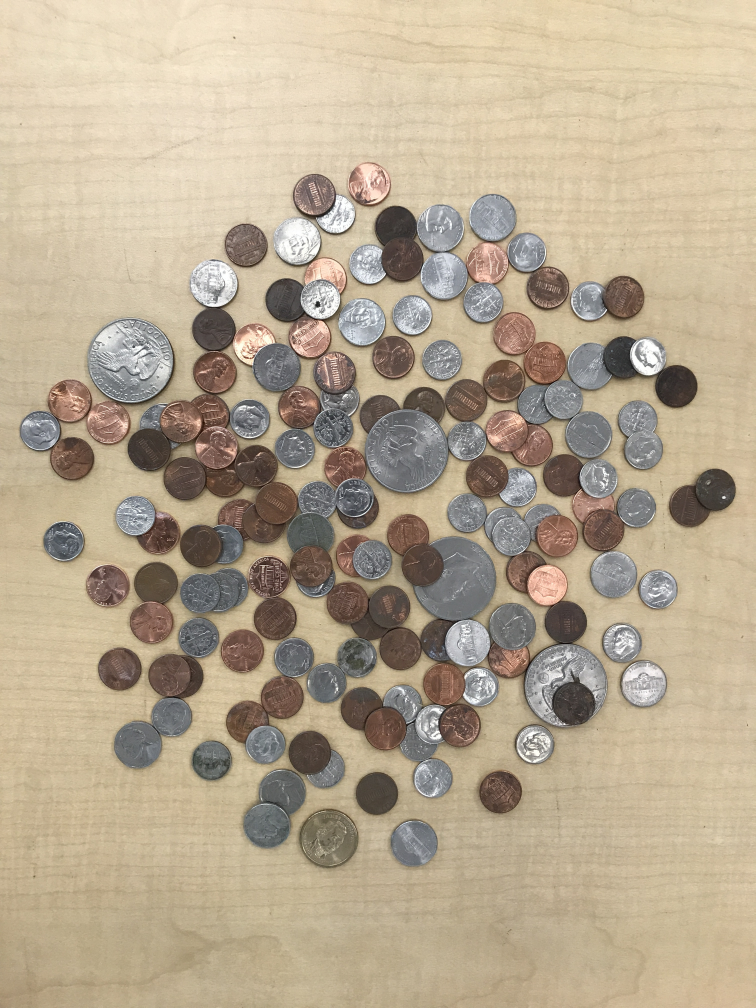
//> input picture Lab 6/Part 3/coinsHardest.jpg, 3024 x 4032 px (shown at 1/4 size)
$ ./l071_hard '../Lab 6/Part 3/coinsHardest.jpg'   (built with g++ and OpenCV 4)
//> lines starting //> are read from the running program, lines starting //| are printed output that depends on the picture; after the words box and inside, x2 and y2 are one past the last pixel; in counts of white or black regions, pixels touching at a corner belong together

#include <iostream>
#include <string>
#include <fstream>
#include <time.h>
#include <cstdlib>
#include <vector>
#include <iomanip>
#include <cmath>
#include <limits>
#include <sstream>
#include <float.h>
#include <list>
#include <algorithm>
#include <chrono>
#include <unordered_map>
#include <iterator>
#include <stack>
#include <unordered_set>
#include <opencv2/highgui/highgui.hpp>
#include <opencv2/imgproc/imgproc.hpp>
#include <opencv2/photo.hpp>

using namespace std;
using namespace cv;

// #include <numbers>

#define _USE_MATH_DEFINES

using namespace std::chrono;
using namespace std;

const int PRECISION = 23;
const double ERROR = 1e-7;
int CIRCLE_RADIUS = 180;
// typedef std::numeric_limits< double > dbl;
// ofstream results;

typedef std::numeric_limits<double> dbl;

/**/
void cannyEdge(Mat& image, Mat& output, int low, int high,bool ishard) {
    //applies the canny edge detector to the grayscale coins image
    //returns the output array
    Mat blurredimage;
    //erode(image, image, getStructuringElement(MORPH_ELLIPSE, Size(4,4)),Point(-1,-1),4);
    //dilate(image, image, getStructuringElement(MORPH_ELLIPSE, Size(4, 4)), Point(-1,-1),4);
    //GaussianBlur(image, image, Size(3, 3), 1);
    //stackBlur(image, image,3);

    //bilateralFilter(image, blurredimage, 5, 20, 20);
    if (!ishard) {

        image.convertTo(image, -1, 1.2);
        Canny(image, output, low, high);
    }
    else {
        //dilate(image, image, getStructuringElement(MORPH_ELLIPSE, Size(3, 3)), Point(-1, -1), 5);
        //erode(image, image, getStructuringElement(MORPH_CROSS, Size(4, 4)), Point(-1, -1), 5);


        //threshold(image, blurredimage, 0, 255, THRESH_BINARY | THRESH_OTSU);
        //namedWindow("Otsu", WINDOW_NORMAL);
        //imshow("Otsu", blurredimage);
        Mat dst;
        //equalizeHist(image, image);
        //blur(image, image, Size(5, 5));
        //Canny(image, dst, low, high);
        //fastNlMeansDenoising(image, image, 5.0);
        GaussianBlur(image, image, Size(5, 5), 1.4);
        //dilate(image, image, getStructuringElement(MORPH_ELLIPSE, Size(5, 5)), Point(-1, -1), 3);
        //erode(image, image, getStructuringElement(MORPH_CROSS, Size(2, 2)), Point(-1, -1), 3);
        //blur(image, image, Size(12, 12));
        //image.convertTo(image, -1, 1.8,-50);
        //image.convertTo(image, -1, 1.5);
        Canny(image, output, low, high);
        //cvtColor(output,)

    }
    //imwrite("blurred.jpg", blurredimage);

}
void findCircles(Mat& grayImage, vector<Vec3f>& circles, double highThreshold, double minRad, double maxRad, double thresholdCount, double minDist,bool ishard) {
    /*Mat blurredimage;
    bilateralFilter(grayImage, blurredimage, 5, 20, 20);
    blur(blurredimage, blurredimage, Size(3, 3));*/
    if (!ishard) {
        HoughCircles(grayImage, circles, HOUGH_GRADIENT, 1, minDist, highThreshold, thresholdCount, minRad, maxRad);
    }
    else {
        vector<Vec3f> candidates;
        HoughCircles(grayImage, candidates, HOUGH_GRADIENT_ALT, 1.5, 25, 300, 0.6, 75, 180);
        //go thru circles and elimiminate circles that have the same center and small circles that fall too close to the big circles
        for (size_t i = 0; i < candidates.size(); i++) {
            int c1x = cvRound(candidates[i][0]);
            int c1y = cvRound(candidates[i][1]);
            int r1 = cvRound(candidates[i][2]);
            int maxrad = r1;
            for (size_t j = 0; j < candidates.size(); j++) {
                int c2x = cvRound(candidates[j][0]);
                int c2y = cvRound(candidates[j][1]);
                int r2 = cvRound(candidates[j][2]);
                int dist = pow(c1x - c2x, 2) + pow(c1y - c2y, 2);
                if (dist < 25) {
                    maxrad = max(maxrad, r2);
                }
            }
            if (r1 >= maxrad) {
                circles.push_back(candidates[i]);
            }
        }
    }
}


void identifyCoins(Mat& colorImg, bool& ishard, vector<Vec3f>& circleCandidates, vector<int>& identified) {
    //isolate the pennies in the image by color
    //obtain the average radii of the penny, and then scale coins accordingly
    //identify reference radii
    //for c in circles:
        //classify each circle
    //https://stackoverflow.com/questions/38673027/how-to-identify-gold-color-in-image
    //blur(img, img, Size(50, 50) );
    //find the average penny radius to use as a reference size
    Mat& img = colorImg;
    GaussianBlur(img, img, Size(7, 7), 1.4);
    Mat adjusted;
    img.convertTo(adjusted, -1, 1.5);
    cvtColor(adjusted, adjusted, COLOR_BGR2HSV);
    Mat saturation;
    extractChannel(adjusted, saturation, 1);
    Mat binarized;
    threshold(saturation, binarized, 50, 255, THRESH_BINARY);
    //dilate(binarized, binarized, getStructuringElement(MORPH_DILATE, Size(4, 4)));
    morphologyEx(binarized, binarized, MORPH_CLOSE, getStructuringElement(MORPH_ELLIPSE, Size(4, 4)));
    //floodFill(binarized, cv::Point(0, 0), Scalar(255));
    //isolate the pennies,
    Mat isolated;
    bitwise_and(saturation, saturation, isolated, binarized);
    imwrite("binary.jpg", isolated);
    vector<Vec3f> circles;
    HoughCircles(isolated, circles, HOUGH_GRADIENT, 1, 80, 100, 25, 75, 90);
    //compute the average radius of pennies
    double avgPenny = 0;
    for (size_t i = 0; i < circles.size(); i++) {
        avgPenny += circles[i][2];
    }
    avgPenny /= circles.size();
    cout << "Average penny size: " << avgPenny;
    if (abs(avgPenny) < 1) {
        avgPenny = 87;
    }
    double tolerance = 0.05;
    if (!ishard) {
        double quarterratio = 1.25;
        double nickelratio = 1.13;
        double pennyratio = 1.03;
        //compute ratio
        /*
       * Representation of coins:
       0 -- penny
       1 - nickel
       2 - dime
       3- quarter
       4 - half-dollar
       5 - dollar
       */
       //if computed ratio falls within 0.05 of reference ratio, classify as said coin

        for (size_t idx = 0; idx < circleCandidates.size(); idx++) {
            double radius = circleCandidates[idx][2];
            double ratio = radius / avgPenny;


            /* Get white area (aka high saturation area) */
            //get mask of region containing circle
            //count number of white pixels
            //if number of white pixels exceeds 25%, count as nickel
            int x = cvRound(circleCandidates[idx][0]);
            int y = cvRound(circleCandidates[idx][1]);
            int length = cvRound(radius * 2);
            int halflen = cvRound(radius);
            const double pi = 3.1415926535;
            int area = pi * radius * radius;
            double totalArea = 0;
            if (x < binarized.cols - length / 2 && y < binarized.rows - length / 2 && x > halflen && y > halflen) {
                Rect dim(x - halflen, y - halflen, length, length);
                Mat roi = binarized(dim);
                std::vector<std::vector<cv::Point> > contours;
                std::vector<cv::Vec4i> hierarchy;
                //floodFill(roi, Point(0, 0), 255);
                //invert(roi, roi);
                //bitwise_not(roi, roi);

                findContours(roi, contours, hierarchy, RETR_EXTERNAL, CHAIN_APPROX_SIMPLE);


                bool penny = false;

                //Mat colorImg;
                //cvtColor(roi, colorImg, COLOR_GRAY2BGR);
                //drawContours(colorImg, contours, -1, Scalar(0,0,255),3);
                //imshow("owo", colorImg);

                for (int i = 0; i < contours.size(); i++)
                {
                    /*if (contourArea(contours[i]) > thresholdarea) {
                        identified.push_back(0);
                        penny = true;
                        break;
                    }*/
                    totalArea += contourArea(contours[i]);
                }


            }

            //classify coins
            if (ratio < pennyratio) {
                identified.push_back(0);
            }
            else if (abs(ratio - pennyratio) < tolerance) {
                if (totalArea < 0.25 * area) {
                    identified.push_back(1);
                }
                else {
                    identified.push_back(0);
                }

            }
            else if (abs(ratio - nickelratio) < tolerance) {

                if (totalArea > 0.25 * area) {
                    identified.push_back(0);
                }
                else {
                    identified.push_back(1);
                }
            }
            else if (abs(ratio - quarterratio) < tolerance) {
                if (totalArea > 0.5 * area) {
                    identified.push_back(0);
                }
                else {
                    identified.push_back(3);
                }

            }
            else {
                identified.push_back(3);
            }
        }
    }
    else {
        double dimeratio = 0.89;
        double pennyratio = 1.00;
        double nickelratio = 1.10;
        double golddolar = 1.36;
        double silverdollar = 2.03;
        //if computed ratio falls within 0.05 of reference ratio, classify as said coin

        for (size_t idx = 0; idx < circleCandidates.size(); idx++) {
            double radius = circleCandidates[idx][2];
            double ratio = radius / avgPenny;


            /* Get white area (aka high saturation area) */
            //get mask of region containing circle
            //count number of white pixels
            //if number of white pixels exceeds 25%, count as nickel
            int x = cvRound(circleCandidates[idx][0]);
            int y = cvRound(circleCandidates[idx][1]);
            int length = cvRound(radius * 2);
            int halflen = cvRound(radius);
            const double pi = 3.1415926535;
            int area = pi * radius * radius;
            double totalArea = 0;
            if (x < binarized.cols - length / 2 && y < binarized.rows - length / 2 && x > halflen && y > halflen) {
                Rect dim(x - halflen, y - halflen, length, length);
                Mat roi = binarized(dim);
                std::vector<std::vector<cv::Point> > contours;
                std::vector<cv::Vec4i> hierarchy;
                //floodFill(roi, Point(0, 0), 255);
                //invert(roi, roi);
                //bitwise_not(roi, roi);

                findContours(roi, contours, hierarchy, RETR_EXTERNAL, CHAIN_APPROX_SIMPLE);


                bool penny = false;

                //Mat colorImg;
                //cvtColor(roi, colorImg, COLOR_GRAY2BGR);
                //drawContours(colorImg, contours, -1, Scalar(0,0,255),3);
                //imshow("owo", colorImg);

                for (int i = 0; i < contours.size(); i++)
                {
                    /*if (contourArea(contours[i]) > thresholdarea) {
                        identified.push_back(0);
                        penny = true;
                        break;
                    }*/
                    totalArea += contourArea(contours[i]);
                }


            }

            //classify coins
            /*
               * Representation of coins:
               0 -- penny
               1 - nickel
               2 - dime
               3- quarter
               4 - half-dollar
               5 - dollar
               */
            tolerance = 0.07;
            if (ratio < dimeratio) {
                identified.push_back(2);
            }
            else if (abs(ratio - dimeratio) < tolerance) {
                identified.push_back(2);

            }
            else if (abs(ratio - pennyratio) < tolerance) {
                if (totalArea < 0.25 * area && abs(ratio - dimeratio) < 1.5*tolerance) {
                    identified.push_back(2);
                }
                else {
                    identified.push_back(0);
                }

            }
            else if (abs(ratio - nickelratio) < 2*tolerance) {

                if (totalArea > 0.25 * area) {
                    identified.push_back(0);
                }
                else {
                    identified.push_back(1);
                }
            }
            else if (abs(ratio - golddolar) < 0.01) {
                identified.push_back(5);

            }
            else if(abs(ratio - silverdollar) < tolerance){
                identified.push_back(5);
            }
            else {
                identified.push_back(-1);
            }
            //if (ratio < dimeratio) {
            //    identified.push_back(0);
            //}
            //else if (ratio < (dimeratio + pennyratio) / 2) {
            //    identified.push_back(0);
            //}
            //else if (ratio < (pennyratio + nickelratio) / 2) {
            //    identified.push_back(1);
            //}
            //else if (ratio < (nickelratio + golddolar) / 2) {
            //    identified.push_back(5);
            //}
            //else {
            //    identified.push_back(5);
            //}
        }
    }
}

void summary(vector<int>& coins, string filename)
{
    ofstream results;
    results.open(filename);
    vector<int> counts = vector<int>(6, 0);
    for (const int& coinType : coins)
    {
        // switch (coinType)
        // {
        // case(0):
        //     penny++;
        //     break;
        // case(1):
        //     dime++;
        //     break;
        // case(2):
        //     nickel++;
        //     break;
        // case(3):
        //     quarter++;

        // default:
        //     break;
        // }
        if (coinType >= 0)
        {
            counts[coinType] += 1;
        }
    }

    results << "penny - " << counts[0] << endl;
    cout << "\npenny - " << counts[0] << endl;

    results << "nickel - " << counts[1] << endl;
    cout << "nickel - " << counts[1] << endl;

    results << "dime - " << counts[2] << endl;
    cout << "dime - " << counts[2] << endl;

    results << "quarter - " << counts[3] << endl;
    cout << "quarter - " << counts[3] << endl;

    results << "half dollar - " << counts[4] << endl;
    cout << "half dollar - " << counts[4] << endl;

    results << "dollar - " << counts[5] << endl;
    cout << "dollar - " << counts[5] << endl;
    // results.precision(2);
    cout << std::fixed << std::showpoint;
    cout << std::setprecision(2);
    results << std::fixed << std::showpoint;
    results << std::setprecision(2);
    int totalAmt = counts[0] + 5 * counts[1] + 10 * counts[2] + 25 * counts[3] + 50 * counts[4] + 100 * counts[5];
    double totalAmtDollar = totalAmt / 100.0;

    results << "Total: $" << totalAmtDollar << endl;
    cout << "Total: $" << totalAmtDollar << endl;
    results.close();
}
/**
 * @brief Part 1 of Lab 7
 *
 * @param argc
 * @param argv
 */
void part3(int argc, char** argv)
{
//> called with argc = 2
    /*
    Optimal Parameters for Hard image:
    Q1:
    lt = 100, ht = 250
    TC =
    https://stackoverflow.com/questions/26855264/identifying-different-coin-values-from-an-image-using-matlab
    */
    string imageName = "coinsHardest.jpg";
    /*
    Optimal parameters for medium image - coinsHarder.jpg
    int high = 200;
    int low = high / 2;
    string fg = "imageg.jpg";
    string ff = "imagef.jpg";
    string fci = "imageCircles.jpg";
    string fco = "imageCoins.jpg";
    string fr = "results.txt";
    int thresholdCount = 25;
    int tCircle = 20;
    bool override = false;
    bool tCircleOverride = true;
    //bool thresholdOverride = false;
    bool hardimage = false;
    int minCenterDist = 50;
    int minRad = 80;
    int maxRad = 120;
    */
    int high = 600;
    int low = high / 2;
    string fg = "imageg.jpg";
    string ff = "imagef.jpg";
    string fci = "imageCircles.jpg";
    string fco = "imageCoins.jpg";
    string fr = "results.txt";
    int thresholdCount = 25;
    int tCircle = 20;
    bool override = false;
    bool tCircleOverride = true;
    //bool thresholdOverride = false;
    bool hardimage = true;
    int minCenterDist = 50;
    int minRad = 70;
    int maxRad = 175;


    // read the command line arguments
    for (int i = 1; i < argc; i++)
    {
        string flag = string(argv[i]);
        if (flag == "-f")
        {
            // cout << "flag read" << endl;
            imageName = argv[++i];
        }
        //else if (flag == "-lt")
        //{
        //    stringstream ss(argv[++i]);
        //    ss >> low;
        //    //thresholdOverride = true;
        //}
        else if (flag == "-ht")
        {
            stringstream ss(argv[++i]);
            ss >> high;
            low = high / 2;
            //thresholdOverride = true;
        }
        else if (flag == "-ff")
        {
            ff = argv[++i];
        }
        else if (flag == "-fg")
        {
            fg = argv[++i];
        }
        else if (flag == "-TC")
        {
            stringstream ss(argv[i + 1]);
            ss >> thresholdCount;
            override = true;
        }
        else if (flag == "-TCircle")
        {
            stringstream ss(argv[++i]);
            ss >> tCircle;
            tCircleOverride = true;
        }
        else if (flag == "-fCi")
        {
            stringstream ss(argv[++i]);
            ss >> fci;
        }
        else if (flag == "-fCo")
        {
            stringstream ss(argv[++i]);
            ss >> fco;
        }
        else if (flag == "-fR")
        {
            stringstream ss(argv[++i]);
            ss >> fr;
        }
        else if (flag == "-mincentdist")
        {
            stringstream ss(argv[++i]);
            ss >> minCenterDist;
        }
        else if (flag == "-minR")
        {
            stringstream ss(argv[++i]);
            ss >> minRad;
        }
        else if (flag == "-maxR")
        {
            stringstream ss(argv[++i]);
            ss >> maxRad;
        }
        else if (flag == "-hard")
        {
            hardimage = true;
        }

        // i++;
    }
    Mat image;
    image = imread(imageName, IMREAD_COLOR);
//> image is the input picture: 4032 rows x 3024 cols, CV_8UC3; mean B, G, R 144.3, 167.6, 182.5
    //create grayscale image
   /* Mat highContrast;
    image.convertTo(highContrast, -1, 1.5);*/
    Mat imageg;
    //if (!hardimage) {
    cvtColor(image, imageg, COLOR_BGR2GRAY);
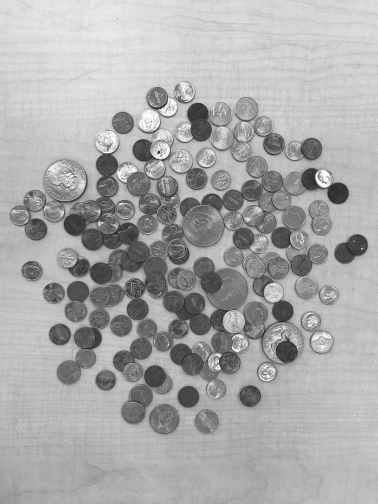
//> imageg: 4032 rows x 3024 cols, CV_8UC1 (shown at 1/8 size); min 0, max 255, mean 169.4
    //}
    //else {
    //    Mat hsv;
    //    cvtColor(image, hsv, COLOR_BGR2HSV);
    //    extractChannel(hsv, imageg, 0);
    //    //imageg.convertTo(imageg,)
    //}

    ////apply glare elimination
    //cv::Ptr<cv::CLAHE> clahe = cv::createCLAHE();
    //clahe->setClipLimit(4);
    //clahe->setTilesGridSize(Size(2,2));
    ////cv::Mat dst;
    //clahe->apply(imageg, imageg);

    Mat edges;
    //apply canny edge
    cannyEdge(imageg, edges, low, high,hardimage);
//> in cannyEdge, `Canny(image, output, low, high);`:
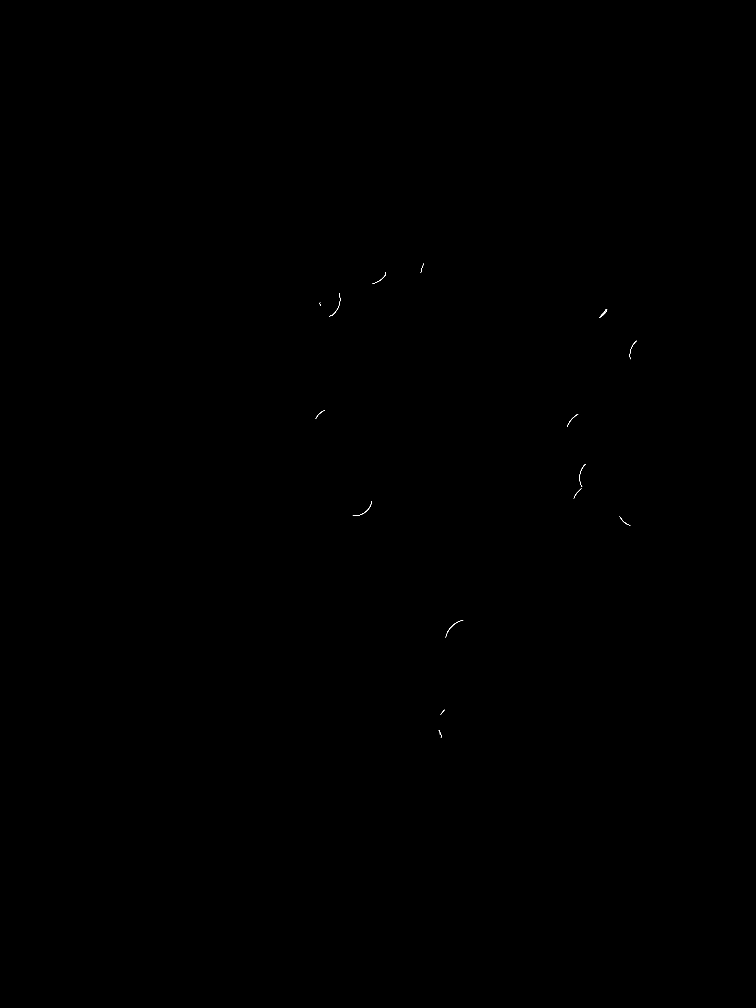
//> output: 4032 rows x 3024 cols, CV_8UC1 (shown at 1/4 size); 0.01% white in thin lines or dots, all inside (x1, y1, x2, y2) = (1262, 1054, 2547, 2950)
    cout << "Complete with canny edge " << endl;
    imwrite(fg, imageg);
    imwrite(ff, edges);
    //identify circles
    vector<Vec3f> circles;
    findCircles(imageg, circles, high, minRad, maxRad, thresholdCount, minCenterDist,hardimage);
//> in findCircles, `HoughCircles(grayImage, candidates, HOUGH_GRADIENT_ALT, 1.5, 25, 300, ..`: candidates = 157 circles (x, y, radius), first 12: [1633.5, 1806, 162.2], [2259, 2736, 164.5], [528, 1443, 168.7], [1312.5, 3348, 114.6], [1776, 1104, 95.3], [1078.5, 2304, 84.04], [430.5, 2341.5, 84.12], [2575.5, 2731.5, 91.14], [2353.5, 1737, 92.01], [1974, 871.5, 93.8], [982.5, 979.5, 83.68], [606, 2493, 83.45]
//> (the rest of the program and of its run is left out)
